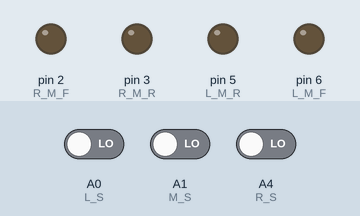
This sketch was run on a simulated Arduino Uno, built with avr-gcc and run on an emulated ATmega328P. Shown: output pins drawn as LEDs (lit = HIGH). The test bench sets the inputs (shaded band); at power-on: A0 (L_S) LOW, A1 (M_S) LOW, A4 (R_S) LOW.

Above: at 1.2 s.
1.3 s: A0 (L_S) driven HIGH
At 2.5 s:
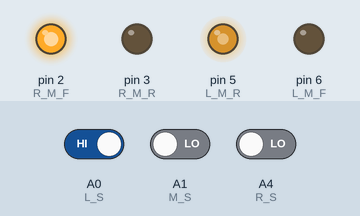
2.8 s: A1 (M_S) driven HIGH
At 3.2 s:
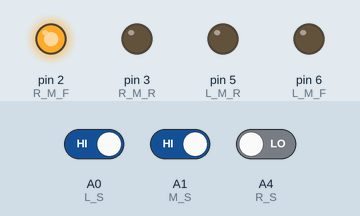
4.3 s: A4 (R_S) driven HIGH
At 5.5 s:
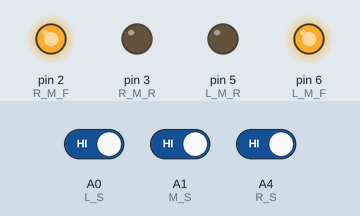
5.8 s: A0 (L_S) driven LOW
At 6.8 s:
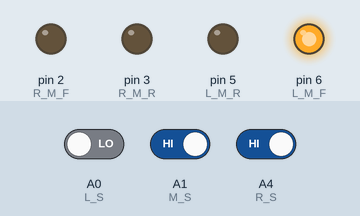
7.3 s: A1 (M_S) driven LOW
At 8.0 s:
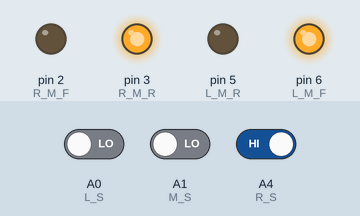
8.8 s: A0 (L_S) driven HIGH and A4 (R_S) driven LOW
At 9.4 s:
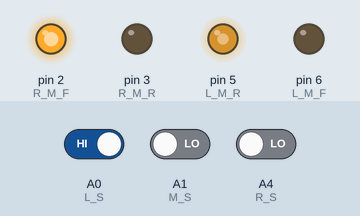
Timing chart, 0 to 11.3 s (numbered marks = the images above; inputs shaded):
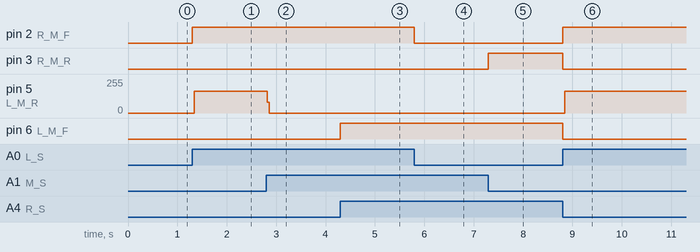

The sketch:

LFR_new.ino
```cpp
#define L_S A0      // left sensor
#define M_S A1     // right sensor
#define R_S A4     //middle sensor
#define L_M_F 6       // left motor fwd
#define L_M_R 5       // left motor rvrs
#define R_M_F 2       // right motor fwd
#define R_M_R 3      // right motor rvrs
void setup() {
  pinMode(L_S, INPUT);
  pinMode(R_S, INPUT);
  pinMode(M_S, INPUT);
  pinMode(L_M_F, OUTPUT);
  pinMode(L_M_R, OUTPUT);
  pinMode(R_M_F, OUTPUT);
  pinMode(R_M_R, OUTPUT);

}

void loop() {

  if(digitalRead(L_S) && digitalRead(R_S)&& digitalRead(M_S))     // Move Forward
  {
    digitalWrite(L_M_F,HIGH);
    digitalWrite(L_M_R,LOW);
    digitalWrite(R_M_F,HIGH);
    digitalWrite(R_M_R,LOW);
  }
  if(!digitalRead(L_S) && !digitalRead(R_S)&& digitalRead(M_S))     // Move Forward
  {
    digitalWrite(L_M_F,HIGH);
    digitalWrite(L_M_R,LOW);
    digitalWrite(R_M_F,HIGH);
    digitalWrite(R_M_R,LOW);
  }

  if(!(digitalRead(L_S)) && digitalRead(R_S)&& digitalRead(M_S))     // Turn right
  {
    digitalWrite(L_M_F,HIGH);
    digitalWrite(L_M_R,LOW);
    digitalWrite(R_M_F,LOW);
    digitalWrite(R_M_R,LOW);
  }
  if(!(digitalRead(L_S)) && digitalRead(R_S)&& !digitalRead(M_S))     // Turn extreme right
  {
    digitalWrite(L_M_F,HIGH);
    digitalWrite(L_M_R,LOW);
    digitalWrite(R_M_F,LOW);
    digitalWrite(R_M_R,HIGH);
  }

  if(digitalRead(L_S) && !(digitalRead(R_S)&& digitalRead(M_S)))     // Turn left
  {
    digitalWrite(L_M_F,LOW);
    digitalWrite(L_M_R,LOW);
    digitalWrite(R_M_F,HIGH);
    digitalWrite(R_M_R,LOW);
  }
  if(digitalRead(L_S) && !(digitalRead(R_S))&& !(digitalRead(M_S)))     // Turn extreme left
  {
    digitalWrite(L_M_F,LOW);
    digitalWrite(L_M_R,HIGH);
    digitalWrite(R_M_F,HIGH);
    digitalWrite(R_M_R,LOW);
  }

  if(!(digitalRead(L_S)) && !(digitalRead(R_S))&& !(digitalRead(M_S)))     // Stop
  {
    digitalWrite(L_M_F,LOW);
    digitalWrite(L_M_R,LOW);
    digitalWrite(R_M_F,LOW);
    digitalWrite(R_M_R,LOW);
  }

}
```

Measured:
- after the input at 1.3 s, pin 2 (R_M_F): LOW → HIGH at once; pin 5 (L_M_R): 0/255 → 162/255 at once
- after the input at 2.8 s, pin 5 (L_M_R): 162/255 → 0/255 at once
- after the input at 4.3 s, pin 6 (L_M_F): LOW → HIGH at once
- after the input at 5.8 s, pin 2 (R_M_F): HIGH → LOW at once
- after the input at 7.3 s, pin 3 (R_M_R): LOW → HIGH at once
- after the input at 8.8 s, pin 2 (R_M_F): LOW → HIGH at once; pin 3 (R_M_R), pin 6 (L_M_F): HIGH → LOW at once; pin 5 (L_M_R): 0/255 → 164/255 at once
